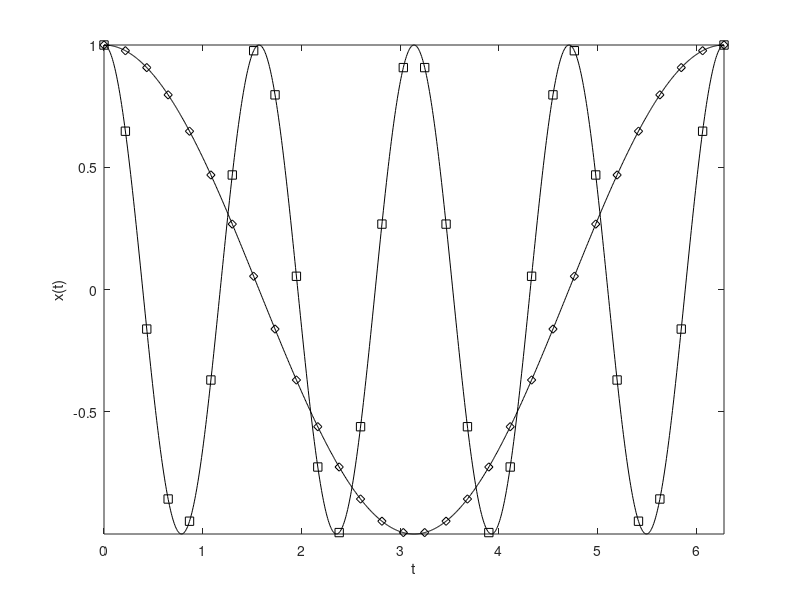

Here is the MATLAB script that generated this plot: (Note: this script raises an error after producing the figure.)
% Test script for the legendlinestyles.m function

% Problem: Two functions, sampled in 1024 point and the goal is to plot
% them using markers.
% 
% If the functions are plotted with markers directly, the dense sampling
% causes the plot to look bad. If the markers are plotted separately, the
% legend does not use correct line styles.
%
% The legendlinestyles.m attemts to correct this.

clc
clf

% Create plot
t = linspace(0,2*pi,1024);
t2 = linspace(0,2*pi,30);
x1 = cos(t);  % 1024 points
xx1 = cos(t2); % 30 points (for markers)

x2 = cos(4*t); % 1024 points
xx2 = cos(4*t2); % 30 points (for markers)

% Plot originial (smooth) lines first, then the markers.
plot(t,x1,'black-',t,x2,'black-',t2,xx1,'blackd',t2,xx2,'blacks');
xlabel('t');
ylabel('x(t)');
axis tight;

% Call legend, only supplying names for the "smooth lines", in this case
% two of them.

h = legend('x_1(t) = cos(t)', 'x_2(t) = cos(4t)',-1);


% Define new markers (and linestyles, optional)
markers = {'d','s'};
linestyles = {'-','-'};

% Call legendlinestyles in either of the two following ways

legendlinestyles(h, markers);
%legendlinestyles(h, markers,linestyles);
